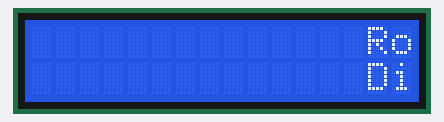
The sketch below on a simulated Arduino Uno, built with avr-gcc and run on an emulated ATmega328P. Parts: 16×2 character LCD.

Above: at 0.13 s.
At 0.58 s:
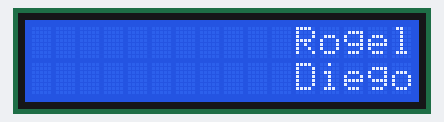
At 1.19 s:
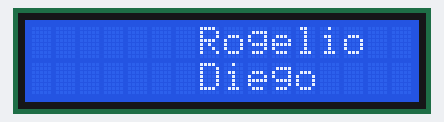
At 1.64 s:
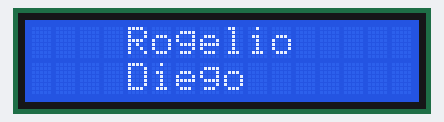
At 2.2 s:
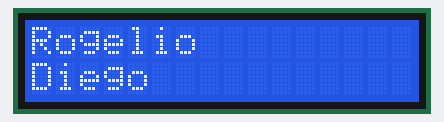

The sketch:

lcd.ino
```cpp
#include <LiquidCrystal.h>

bool flag = true;
LiquidCrystal lcd(12, 11, 5, 4, 3, 2);
void setup() {
  lcd.begin(16,2);
}

void loop() {
  lcd.setCursor(15,0);
  lcd.print("Rogelio");
  lcd.setCursor(15,1);
  lcd.print("Diego");
  if(flag){
    for (int positionCounter = 0; positionCounter <15; positionCounter++) {
      // scroll one position left:
      lcd.scrollDisplayLeft();
      // wait a bit:
      delay(150);
    }
    flag = false;
  }

}
```
